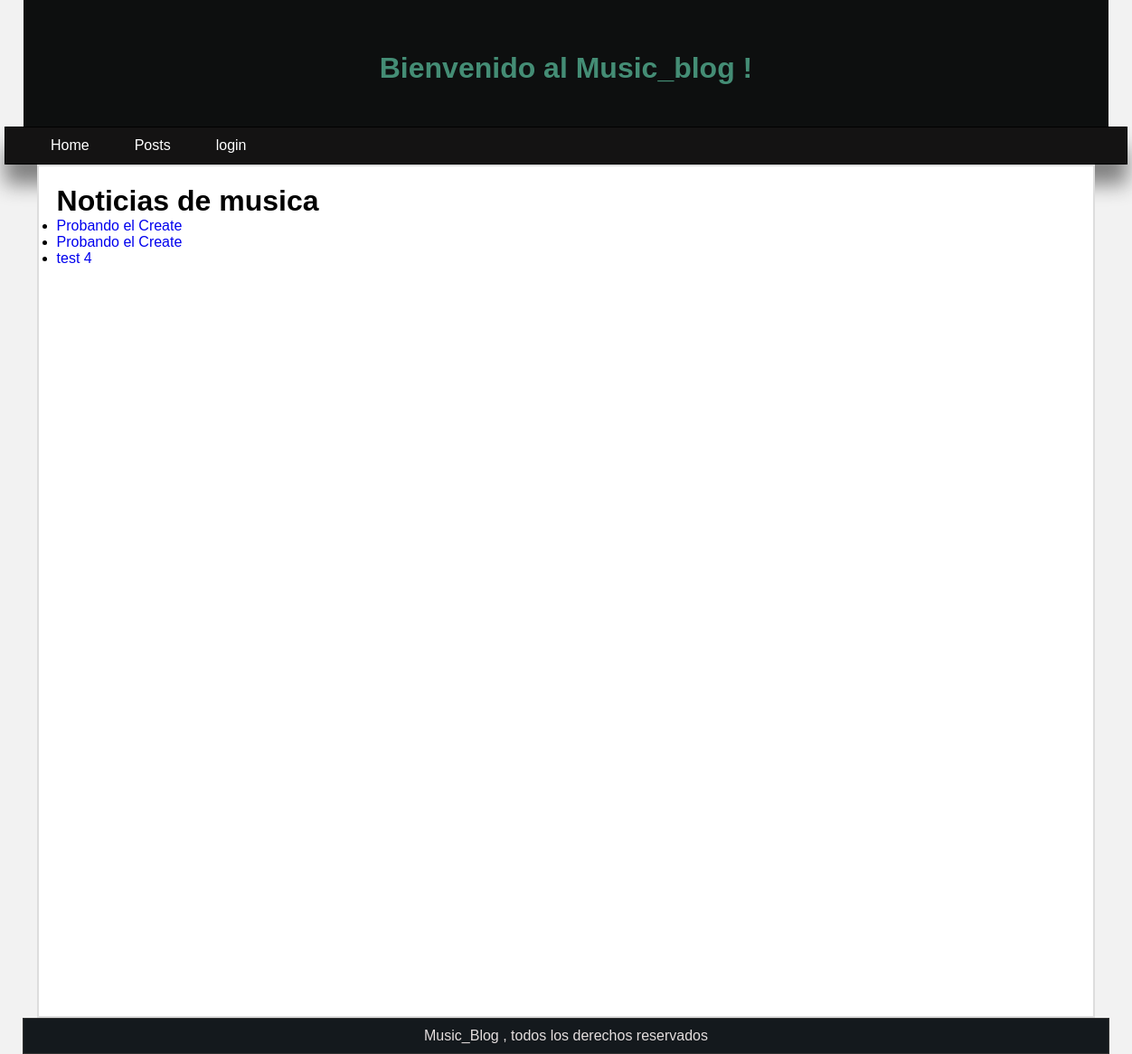
The page /posts on the database its author committed.
### blog/models.py (models this page shows, shortened)
class Post (models.Model):
    author=models.ForeignKey(User, verbose_name=("user"), null=True,on_delete=models.SET_NULL)
    title=models.CharField(max_length=200,verbose_name="Titutlo :")
    text=RichTextField(verbose_name="Contenido :" )
    created_at=models.DateTimeField(auto_now=True, verbose_name="Created at :")
    published_at=models.DateTimeField(blank=True,null=True)

### blog/views.py (the view)
# urls.py: path("posts",views.PostListView.as_view(), name="post_list"),
class PostListView (ListView):
    model=Post

### blog/templates/blog/post_list.html
{% extends 'blog/base.html' %}
    {%block content%}
        <h1> Noticias de musica </h1>
        <ul>
        {% for post in post_list %}
            {%if post.published_at%}
            <li><a href="{%url "blog:post_detail" pk=post.pk %}">
               {{post.title}} </a> </br>
                 </li>
            {%endif%}
        {%endfor%}
        </ul>
    {%endblock%}

### blog/templates/blog/base.html (shortened to what this page needs)
{% load static %}
<!DOCTYPE HTML>
<html lang="es">
    <head>
        <meta-charset ="utf-8">
    <link rel="stylesheet"  href="{% static 'css/blog.css' %}">
    </head>
    <body>
        <header>
                <h1> Bienvenido al Music_blog !</h1>
        </header>
        <nav>
            <ul>
                <a href="{%url 'blog:index'%}" class="link"> <li> Home </li></a>
                <a href="{%url 'blog:post_list'%}" class="link"> <li> Posts </li></a>
                {%if not user.username%}
                  <a href="{%url 'login'%}" class="link"> <li> login </li></a>
                {%endif%}
            </ul>
        </nav>
       <div class="content">
            <div class="box">
               {% block content%}
               {%endblock%}
            </div>
       </div>
        <footer>
            Music_Blog , todos los derechos reservados
        </footer>
    </body>
</html>

### blog/static/css/blog.css (style rules this page uses)
* { margin: 0px; padding: 0px ; text-decoration: none; font-family: Arial, Helvetica, sans-serif; }
body { background-color: #f2f2f2; }
header { width:1200px; height: 140px; background-color:rgb(13, 15, 15); margin : 0px auto; color: rgb(68, 141, 117); text-align: center; line-height: 150px; }
nav { width:1240px; height: 40px; background-color:rgb(20, 19, 19); border: 1px solid black; margin:0 auto; box-shadow: 0 22px 22px gray; color:rgb(228, 222, 222); }
nav ul { text-decoration: none; list-style: none; }
nav ul li { line-height: 40px; float:left; padding-left:50px; }
.link { color: white ; text-decoration: none; }
.box { background-color: white; width: 90%; min-height: 500px; padding:20px; border: 2px solid #ddd; margin: 0 auto; min-height: 900px; }
footer { width: 1200px; border : 1px solid #333; text-align: center; background-color: rgb(20, 25, 29) ; padding-top:10px; padding-bottom: 10px; margin: 0 auto; color:rgb(228, 222, 222); }

### rows shown on the page
Post: title "Probando el Create"
Post: title "Probando el Create"
Post: title "test 4"
